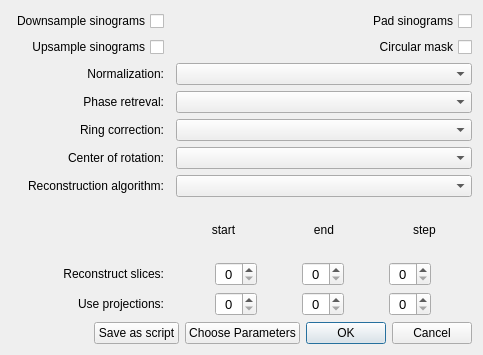
<?xml version="1.0" encoding="UTF-8"?>
<ui version="4.0">
 <class>reconOptions</class>
 <widget class="QDialog" name="reconOptions">
  <property name="geometry">
   <rect>
    <x>0</x>
    <y>0</y>
    <width>483</width>
    <height>355</height>
   </rect>
  </property>
  <property name="windowTitle">
   <string>TomoPy Reconstruction Options</string>
  </property>
  <layout class="QGridLayout" name="gridLayout">
   <item row="14" column="0">
    <widget class="QLabel" name="proj_label">
     <property name="text">
      <string>Use projections:</string>
     </property>
     <property name="alignment">
      <set>Qt::AlignRight|Qt::AlignTrailing|Qt::AlignVCenter</set>
     </property>
    </widget>
   </item>
   <item row="11" column="2">
    <layout class="QHBoxLayout" name="horizontalLayout_4">
     <property name="sizeConstraint">
      <enum>QLayout::SetMinimumSize</enum>
     </property>
     <item>
      <widget class="QLabel" name="label">
       <property name="text">
        <string>start</string>
       </property>
       <property name="alignment">
        <set>Qt::AlignCenter</set>
       </property>
      </widget>
     </item>
     <item>
      <widget class="QLabel" name="label_2">
       <property name="text">
        <string>end</string>
       </property>
       <property name="alignment">
        <set>Qt::AlignCenter</set>
       </property>
      </widget>
     </item>
     <item>
      <widget class="QLabel" name="label_3">
       <property name="text">
        <string>step</string>
       </property>
       <property name="alignment">
        <set>Qt::AlignCenter</set>
       </property>
      </widget>
     </item>
    </layout>
   </item>
   <item row="13" column="0">
    <widget class="QLabel" name="slice_label">
     <property name="text">
      <string>Reconstruct slices:</string>
     </property>
     <property name="alignment">
      <set>Qt::AlignRight|Qt::AlignTrailing|Qt::AlignVCenter</set>
     </property>
    </widget>
   </item>
   <item row="13" column="2">
    <layout class="QHBoxLayout" name="horizontalLayout">
     <item>
      <widget class="QSpinBox" name="slice_start_spinBox">
       <property name="sizePolicy">
        <sizepolicy hsizetype="Fixed" vsizetype="Fixed">
         <horstretch>0</horstretch>
         <verstretch>0</verstretch>
        </sizepolicy>
       </property>
       <property name="font">
        <font>
         <pointsize>10</pointsize>
        </font>
       </property>
       <property name="alignment">
        <set>Qt::AlignCenter</set>
       </property>
      </widget>
     </item>
     <item>
      <widget class="QSpinBox" name="slice_end_spinBox">
       <property name="sizePolicy">
        <sizepolicy hsizetype="Fixed" vsizetype="Fixed">
         <horstretch>0</horstretch>
         <verstretch>0</verstretch>
        </sizepolicy>
       </property>
       <property name="font">
        <font>
         <pointsize>10</pointsize>
        </font>
       </property>
       <property name="alignment">
        <set>Qt::AlignCenter</set>
       </property>
      </widget>
     </item>
     <item>
      <widget class="QSpinBox" name="slice_step_spinBox">
       <property name="sizePolicy">
        <sizepolicy hsizetype="Fixed" vsizetype="Fixed">
         <horstretch>0</horstretch>
         <verstretch>0</verstretch>
        </sizepolicy>
       </property>
       <property name="font">
        <font>
         <pointsize>10</pointsize>
        </font>
       </property>
       <property name="alignment">
        <set>Qt::AlignCenter</set>
       </property>
      </widget>
     </item>
    </layout>
   </item>
   <item row="10" column="2">
    <widget class="QComboBox" name="recon_comboBox">
     <property name="sizePolicy">
      <sizepolicy hsizetype="MinimumExpanding" vsizetype="Fixed">
       <horstretch>0</horstretch>
       <verstretch>0</verstretch>
      </sizepolicy>
     </property>
    </widget>
   </item>
   <item row="14" column="2">
    <layout class="QHBoxLayout" name="horizontalLayout_2">
     <item>
      <widget class="QSpinBox" name="proj_start_spinBox">
       <property name="sizePolicy">
        <sizepolicy hsizetype="Fixed" vsizetype="Fixed">
         <horstretch>0</horstretch>
         <verstretch>0</verstretch>
        </sizepolicy>
       </property>
       <property name="font">
        <font>
         <pointsize>10</pointsize>
        </font>
       </property>
       <property name="alignment">
        <set>Qt::AlignCenter</set>
       </property>
      </widget>
     </item>
     <item>
      <widget class="QSpinBox" name="proj_end_spinBox">
       <property name="sizePolicy">
        <sizepolicy hsizetype="Fixed" vsizetype="Fixed">
         <horstretch>0</horstretch>
         <verstretch>0</verstretch>
        </sizepolicy>
       </property>
       <property name="font">
        <font>
         <pointsize>10</pointsize>
        </font>
       </property>
       <property name="alignment">
        <set>Qt::AlignCenter</set>
       </property>
      </widget>
     </item>
     <item>
      <widget class="QSpinBox" name="proj_step_spinBox">
       <property name="sizePolicy">
        <sizepolicy hsizetype="Fixed" vsizetype="Fixed">
         <horstretch>0</horstretch>
         <verstretch>0</verstretch>
        </sizepolicy>
       </property>
       <property name="font">
        <font>
         <pointsize>10</pointsize>
        </font>
       </property>
       <property name="alignment">
        <set>Qt::AlignCenter</set>
       </property>
      </widget>
     </item>
    </layout>
   </item>
   <item row="6" column="0">
    <widget class="QLabel" name="phase_label">
     <property name="text">
      <string>Phase retreval:</string>
     </property>
     <property name="alignment">
      <set>Qt::AlignRight|Qt::AlignTrailing|Qt::AlignVCenter</set>
     </property>
    </widget>
   </item>
   <item row="4" column="0">
    <widget class="QCheckBox" name="upsample_checkBox">
     <property name="layoutDirection">
      <enum>Qt::RightToLeft</enum>
     </property>
     <property name="text">
      <string>Upsample sinograms</string>
     </property>
    </widget>
   </item>
   <item row="0" column="2">
    <widget class="QCheckBox" name="pad_checkBox">
     <property name="layoutDirection">
      <enum>Qt::RightToLeft</enum>
     </property>
     <property name="text">
      <string>Pad sinograms</string>
     </property>
     <property name="checked">
      <bool>false</bool>
     </property>
    </widget>
   </item>
   <item row="5" column="0">
    <widget class="QLabel" name="norm_label">
     <property name="text">
      <string>Normalization:</string>
     </property>
     <property name="alignment">
      <set>Qt::AlignRight|Qt::AlignTrailing|Qt::AlignVCenter</set>
     </property>
    </widget>
   </item>
   <item row="0" column="0">
    <widget class="QCheckBox" name="downsample_checkBox">
     <property name="layoutDirection">
      <enum>Qt::RightToLeft</enum>
     </property>
     <property name="text">
      <string>Downsample sinograms</string>
     </property>
    </widget>
   </item>
   <item row="10" column="0">
    <widget class="QLabel" name="recon_label">
     <property name="text">
      <string>Reconstruction algorithm:</string>
     </property>
     <property name="alignment">
      <set>Qt::AlignRight|Qt::AlignTrailing|Qt::AlignVCenter</set>
     </property>
    </widget>
   </item>
   <item row="7" column="2">
    <widget class="QComboBox" name="ring_comboBox">
     <property name="sizePolicy">
      <sizepolicy hsizetype="MinimumExpanding" vsizetype="Fixed">
       <horstretch>0</horstretch>
       <verstretch>0</verstretch>
      </sizepolicy>
     </property>
    </widget>
   </item>
   <item row="8" column="0">
    <widget class="QLabel" name="cor_label">
     <property name="text">
      <string>Center of rotation:</string>
     </property>
     <property name="alignment">
      <set>Qt::AlignRight|Qt::AlignTrailing|Qt::AlignVCenter</set>
     </property>
    </widget>
   </item>
   <item row="6" column="2">
    <widget class="QComboBox" name="phase_comboBox">
     <property name="sizePolicy">
      <sizepolicy hsizetype="MinimumExpanding" vsizetype="Fixed">
       <horstretch>0</horstretch>
       <verstretch>0</verstretch>
      </sizepolicy>
     </property>
    </widget>
   </item>
   <item row="5" column="2">
    <widget class="QComboBox" name="norm_comboBox">
     <property name="sizePolicy">
      <sizepolicy hsizetype="MinimumExpanding" vsizetype="Fixed">
       <horstretch>0</horstretch>
       <verstretch>0</verstretch>
      </sizepolicy>
     </property>
    </widget>
   </item>
   <item row="8" column="2">
    <widget class="QComboBox" name="cor_comboBox">
     <property name="sizePolicy">
      <sizepolicy hsizetype="MinimumExpanding" vsizetype="Fixed">
       <horstretch>0</horstretch>
       <verstretch>0</verstretch>
      </sizepolicy>
     </property>
    </widget>
   </item>
   <item row="4" column="2">
    <widget class="QCheckBox" name="mask_checkBox">
     <property name="layoutDirection">
      <enum>Qt::RightToLeft</enum>
     </property>
     <property name="text">
      <string>Circular mask</string>
     </property>
     <property name="checked">
      <bool>false</bool>
     </property>
    </widget>
   </item>
   <item row="7" column="0">
    <widget class="QLabel" name="ring_label">
     <property name="text">
      <string>Ring correction:</string>
     </property>
     <property name="alignment">
      <set>Qt::AlignRight|Qt::AlignTrailing|Qt::AlignVCenter</set>
     </property>
    </widget>
   </item>
   <item row="15" column="0" colspan="3">
    <layout class="QHBoxLayout" name="horizontalLayout_3">
     <item>
      <spacer name="horizontalSpacer">
       <property name="orientation">
        <enum>Qt::Horizontal</enum>
       </property>
       <property name="sizeHint" stdset="0">
        <size>
         <width>40</width>
         <height>20</height>
        </size>
       </property>
      </spacer>
     </item>
     <item>
      <widget class="QPushButton" name="save_button">
       <property name="text">
        <string>Save as script</string>
       </property>
      </widget>
     </item>
     <item>
      <widget class="QPushButton" name="next_button">
       <property name="text">
        <string>Choose Parameters</string>
       </property>
      </widget>
     </item>
     <item>
      <widget class="QDialogButtonBox" name="buttonBox">
       <property name="orientation">
        <enum>Qt::Horizontal</enum>
       </property>
       <property name="standardButtons">
        <set>QDialogButtonBox::Cancel|QDialogButtonBox::Ok</set>
       </property>
       <property name="centerButtons">
        <bool>true</bool>
       </property>
      </widget>
     </item>
    </layout>
   </item>
  </layout>
  <zorder>downsample_checkBox</zorder>
  <zorder>mask_checkBox</zorder>
  <zorder>upsample_checkBox</zorder>
  <zorder>norm_label</zorder>
  <zorder>ring_label</zorder>
  <zorder>proj_label</zorder>
  <zorder>recon_label</zorder>
  <zorder>phase_label</zorder>
  <zorder>slice_label</zorder>
  <zorder>cor_comboBox</zorder>
  <zorder>norm_comboBox</zorder>
  <zorder>pad_checkBox</zorder>
  <zorder>cor_label</zorder>
  <zorder>phase_comboBox</zorder>
  <zorder>recon_comboBox</zorder>
  <zorder></zorder>
  <zorder></zorder>
  <zorder></zorder>
  <zorder>ring_comboBox</zorder>
 </widget>
 <resources/>
 <connections>
  <connection>
   <sender>buttonBox</sender>
   <signal>rejected()</signal>
   <receiver>reconOptions</receiver>
   <slot>reject()</slot>
   <hints>
    <hint type="sourcelabel">
     <x>316</x>
     <y>260</y>
    </hint>
    <hint type="destinationlabel">
     <x>286</x>
     <y>274</y>
    </hint>
   </hints>
  </connection>
  <connection>
   <sender>buttonBox</sender>
   <signal>accepted()</signal>
   <receiver>reconOptions</receiver>
   <slot>accept()</slot>
   <hints>
    <hint type="sourcelabel">
     <x>248</x>
     <y>254</y>
    </hint>
    <hint type="destinationlabel">
     <x>157</x>
     <y>274</y>
    </hint>
   </hints>
  </connection>
 </connections>
</ui>
